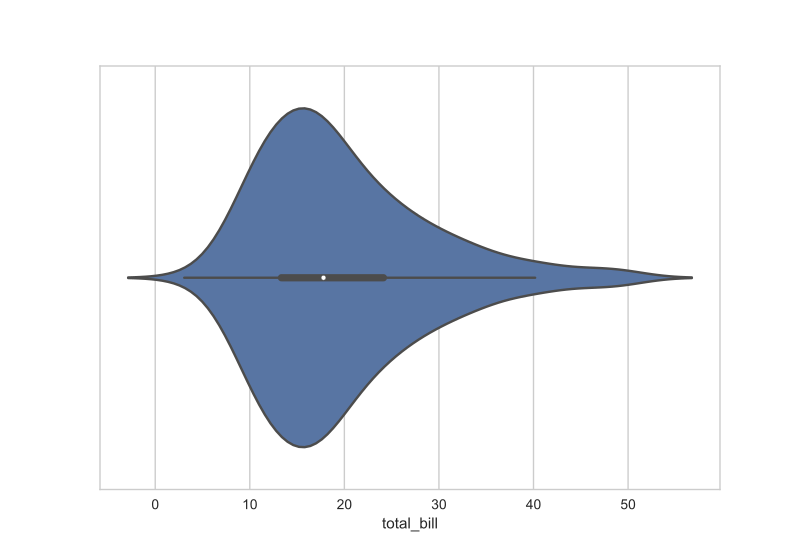

The Python source for this figure:
import seaborn as sns
sns.set_style("whitegrid")
tips = sns.load_dataset("tips")
ax = sns.violinplot(x=tips["total_bill"])
